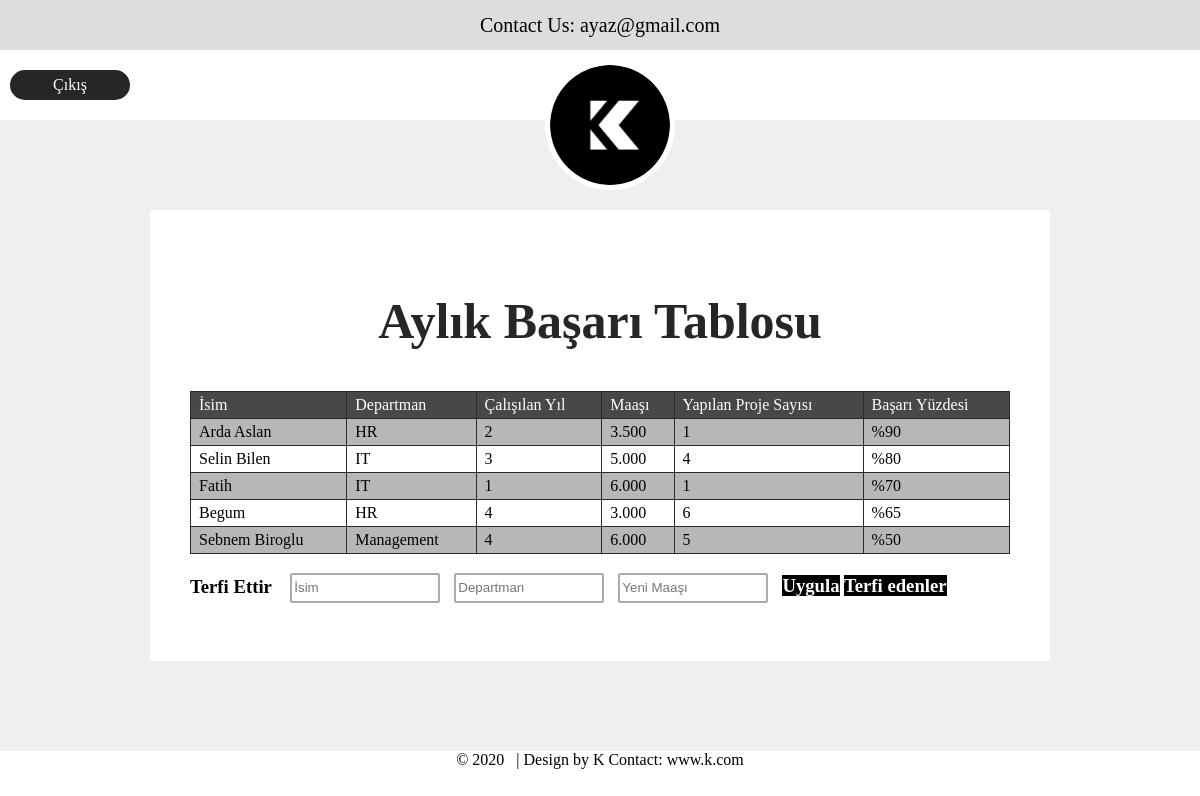
Page /terfi.php on the committed database.
### tables this page shows
CREATE TABLE `employee` (
  `name` varchar(255) NOT NULL,
  `salary` varchar(255) NOT NULL,
  `worked_year` int(11) NOT NULL,
  `projects_num` int(11) NOT NULL,
  `departman` varchar(255) NOT NULL,
  `basariyuzde` varchar(255) NOT NULL,
  `id` int(11) NOT NULL
);

### terfi.php (the view, shortened to what this page needs)
<?php
    include_once 'config.php';
?>
<!DOCTYPE html>
<html>
<head>
</head>
<body>
<header>
    <a class="header-item">
        Contact Us: ayaz@gmail.com
    </a>
    <div class = "navbar">
        <img id="logo" src = "logo.png"  alt="Logo">
        <div class = "navigate">
          <a class="buttonstyle" href="login.php" >Çıkış</a>
        </div>
    </div>
  </header>
    <main style= "padding:90px 0px">
<form id= "main-wrapper" >
    <h2>Aylık Başarı Tablosu</h2>
            <table>
            <tr>
                <td>İsim</td>
        		<td>Departman</td>
                <td>Çalışılan Yıl</td>
                <td>Maaşı</td>
                <td>Yapılan Proje Sayısı</td>
                <td>Başarı Yüzdesi</td>
    		</tr>
    <?php
        $sql = "SELECT * FROM employee ORDER BY basariyuzde DESC";
        $result = mysqli_query($conn, $sql);
        $resultCheck = mysqli_num_rows($result);
        if ($resultCheck > 0){
            while($row=mysqli_fetch_assoc($result)){
        ?>
        <tr>
           <td><?php echo $row['name']; ?></td>
            <td><?php echo $row['departman']; ?></td>
            <td><?php echo $row['worked_year']; ?></td>
            <td><?php echo $row['salary']; ?></td>
            <td><?php echo $row['projects_num']; ?></td>
            <td><?php echo $row['basariyuzde']; ?></td>
        </tr>
     <?php
            }
        }
    ?>
    </table>
    <h3>Terfi Ettir
    &nbsp;&nbsp;
        <input class="user-input" type="varchar" name="name" placeholder="İsim">
        <input class="user-input" type="varchar" name="departman" placeholder="Departman"> &nbsp;
        <input class="user-input" type="varchar" name="salary" placeholder="Yeni Maaşı"> &nbsp;
        <a href="terfi_fake.php" name="update" class="next">Uygula</a>
        <a href="#" class="next">Terfi edenler</a>
    </h3>
        </form>
    </main>
</body>
<footer class="seperator">
&copy; 2020 &nbsp; <span class="seperator" > |
        </span>
        Design by K Contact:<a href > www.k.com</a>
	</footer>
</html>

### CSS.css (style rules this page uses)
body { padding: 0; margin: 0; }
* { box-sizing: border-box; }
a { color: black; }
header { display: flex; flex-direction: column; width: 100%; z-index: 500; position: relative; height: auto; }
.header-item { display: flex; justify-content: center; align-items: center; height: 50px; padding: 0px 10px; font-size: 20px; background: rgba(239,239,239,1); }
.navbar { background-color: white; display: flex; flex-direction: row; justify-content: space-between; position: relative; height: 70px; }
.navigate { display: flex; flex-direction: row; }
.buttonstyle { border: 3px #272525 solid; display: flex; justify-content: center; align-items: center; height: 30px; width: 120px; border-radius: 15px; margin: auto 10px; cursor: pointer; }
.buttonstyle:nth-child(1) { background: #272525; color: white; }
#logo { position: absolute; width: 130px; height: 130px; left: calc(50% - 55px); top: 10px; border: 5px solid white; border-radius: 50%; }
main { background: rgba(239,239,239,1); padding: 50px; display: flex; justify-content: center; }
#main-wrapper { background: white; max-width: 900px; width: 100%; padding: 40px; display: flex; flex-direction: column; justify-content: center; }
body { margin: 0; padding: 0; }
h2 { text-justify: auto; text-align: center; font-size: 50px; color:#272525; }
table { border-collapse: collapse; }
table td { border: 1px solid #2B2A2A; padding: 4px 8px; }
table tr:nth-child(1) td { background-color: #494747; color: white; }
table tr:nth-child(even) td { background-color: #B8B7B7; }
.seperator { text-align: center; }
.next { align-items: right; background-color: black; color: white; }
.user-input { align-self: flex-end; width:150px; height: 30px; padding: 2px; background:transparent; border:2px solid #aaaaaa; border-radius: 2px; }

### terfi.php (style rules this page uses)
A { text-decoration: none; }

### rows in the picture
employee: name "Arda Aslan", departman "HR", worked_year "2", salary "3.500", projects_num "1", basariyuzde "%90"
employee: name "Selin Bilen", departman "IT", worked_year "3", salary "5.000", projects_num "4", basariyuzde "%80"
employee: name "Fatih", departman "IT", worked_year "1", salary "6.000", projects_num "1", basariyuzde "%70"
employee: name "Begum", departman "HR", worked_year "4", salary "3.000", projects_num "6", basariyuzde "%65"
employee: name "Sebnem Biroglu", departman "Management", worked_year "4", salary "6.000", projects_num "5", basariyuzde "%50"
